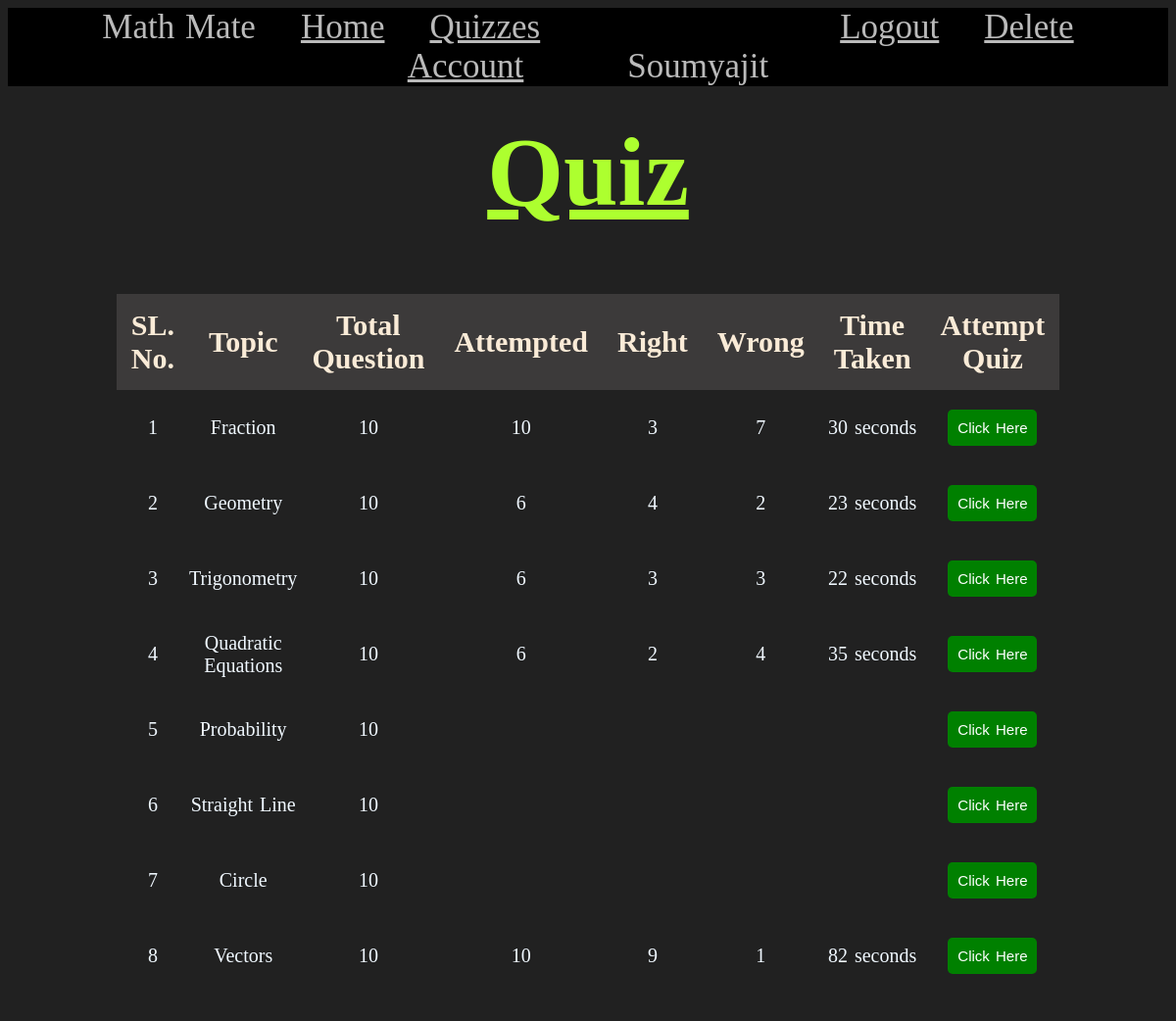
Page /quizzes (signed in) on the committed database.
### app.py (models this page shows, shortened)
class User(db.Model):
    id = db.Column(db.Integer(), primary_key=True)
    Name = db.Column(db.String(50), nullable=False, unique=True)
    Password = db.Column(db.String(20), nullable=False)
    Fraction = db.Column(MutableList.as_mutable(JSON))
    Geometry = db.Column(MutableList.as_mutable(JSON))
    Trigonometry = db.Column(MutableList.as_mutable(JSON))
    Quadratic_Equations = db.Column(MutableList.as_mutable(JSON))
    Probability = db.Column(MutableList.as_mutable(JSON))
    Straight_Line = db.Column(MutableList.as_mutable(JSON))
    Circle = db.Column(MutableList.as_mutable(JSON))
    Vectors = db.Column(MutableList.as_mutable(JSON))

class Topic (db.Model):
    topic = db.Column(db.String(50), nullable=False, primary_key=True)
    no_of_ques = db.Column(db.Integer(), nullable=False)

### app.py (the view)
@app.route('/quizzes')
def Quiz_page():
    topics = Topic.query.all()
    user_name = session['user_name']
    user = User.query.filter_by(Name=user_name).first()
    for t in topics:
        column_name = "_".join(t.topic.split())
        session[t.topic] = getattr(user, column_name)
    return render_template('Quizzes.html', topics=topics, user=user)

### templates/Quizzes.html (shortened to what this page needs)
{% extends 'nav_bar.html' %}
{% block content %}
  <h1 class='heading'>Quiz</h1>
  <table>
    <thead>
      <tr>
        <th>SL. No.</th>
        <th>Topic</th>
        <th>Total Question</th>
        <th>Attempted</th>
        <th>Right</th>
        <th>Wrong</th>
        <th>Time Taken</th>
        <th>Attempt Quiz</th>
      </tr>
    </thead>
    <tbody>
      {% for t in topics %}
        <tr>
          <td>{{ loop.index }}</td>
          <td>{{ t.topic }}</td>
          <td>{{ t.no_of_ques }}</td>
          <td>{{ session.get(t.topic)[0] }}</td>
          <td>{{ session.get(t.topic)[1] }}</td>
          <td>{{ session.get(t.topic)[2] }}</td>
          {% if session.get(t.topic)[3] %}
            <td>{{ session.get(t.topic)[3] }} seconds</td>
          {% else %}
            <td>{{ session.get(t.topic)[3] }}</td>
          {% endif %}
          <td>
            <form action="{{ url_for('show_question', topic=t.topic, idx=1) }}" method="GET">
              <button type="submit" class="btn">Click Here</button>
            </form>
          </td>
        </tr>
      {% endfor %}
    </tbody>
  </table>
{% endblock %}

### templates/nav_bar.html (shortened to what this page needs)
<html lang="en">
    <head>
    </head>
    <body>
        <div class="navbar">
            <span class="app_name">Math Mate</span>
            <a href="{{ url_for('home_page') }}" class="home">Home</a>
            <a href="{{ url_for('Quiz_page') }}" class="quizzes">Quizzes</a>
            <a href="{{ url_for('logout_page') }}" class="logout">Logout</a>
            <a href="{{ url_for('delete_account_conformation_page') }}" class="delete">Delete Account</a>
            <span class="user_name">{{ session.get('user_name') }}</span>
        </div>
        {% block content %}{% endblock %}
    </body>
</html>

### templates/nav_bar.html (style rules this page uses)
* { background-color: #212121; text-align: center; color: green; word-spacing: 2px; }
.navbar { background-color: black; }
.navbar a,span { background-color: black; color: rgba(255, 255, 255, 0.73); font-size: 35px; }
.home,.logout,.app_name { margin-right: 40px; }
.quizzes { margin-right: 300px; }
.delete { margin-right: 100px; }
.heading { font-size: 100px; text-align: center; margin-top: 30px; text-decoration: underline; color: greenyellow; }
table { margin: 50px auto; border-collapse: collapse; background-color: rgba(63, 61, 61, 0.914); width: 80%; }
th { background-color: rgba(63, 61, 61, 0.914); color:antiquewhite; font-size: 30px; text-align: center; padding: 15px; }
td { font-size: 20px; text-align: center; color: aliceblue; padding: 0; }
.btn { background-color: green; color: white; font-size: 15px; margin-top: 20px; padding: 8px; border-radius: 5px; border: 2px solid transparent; transition: all 0.2s; }

### rows in the picture
User: get "Soumyajit"
Topic: topic "Fraction", no_of_ques "10", session "3", session "7", session "30"
Topic: topic "Geometry", no_of_ques "10", session "6", session "4", session "2", session "23"
Topic: topic "Trigonometry", no_of_ques "10", session "6", session "3", session "22"
Topic: topic "Quadratic Equations", no_of_ques "10", session "6", session "2", session "4", session "35"
Topic: topic "Probability", no_of_ques "10"
Topic: topic "Straight Line", no_of_ques "10"
Topic: topic "Circle", no_of_ques "10"
Topic: topic "Vectors", no_of_ques "10", session "9", session "1", session "82"
